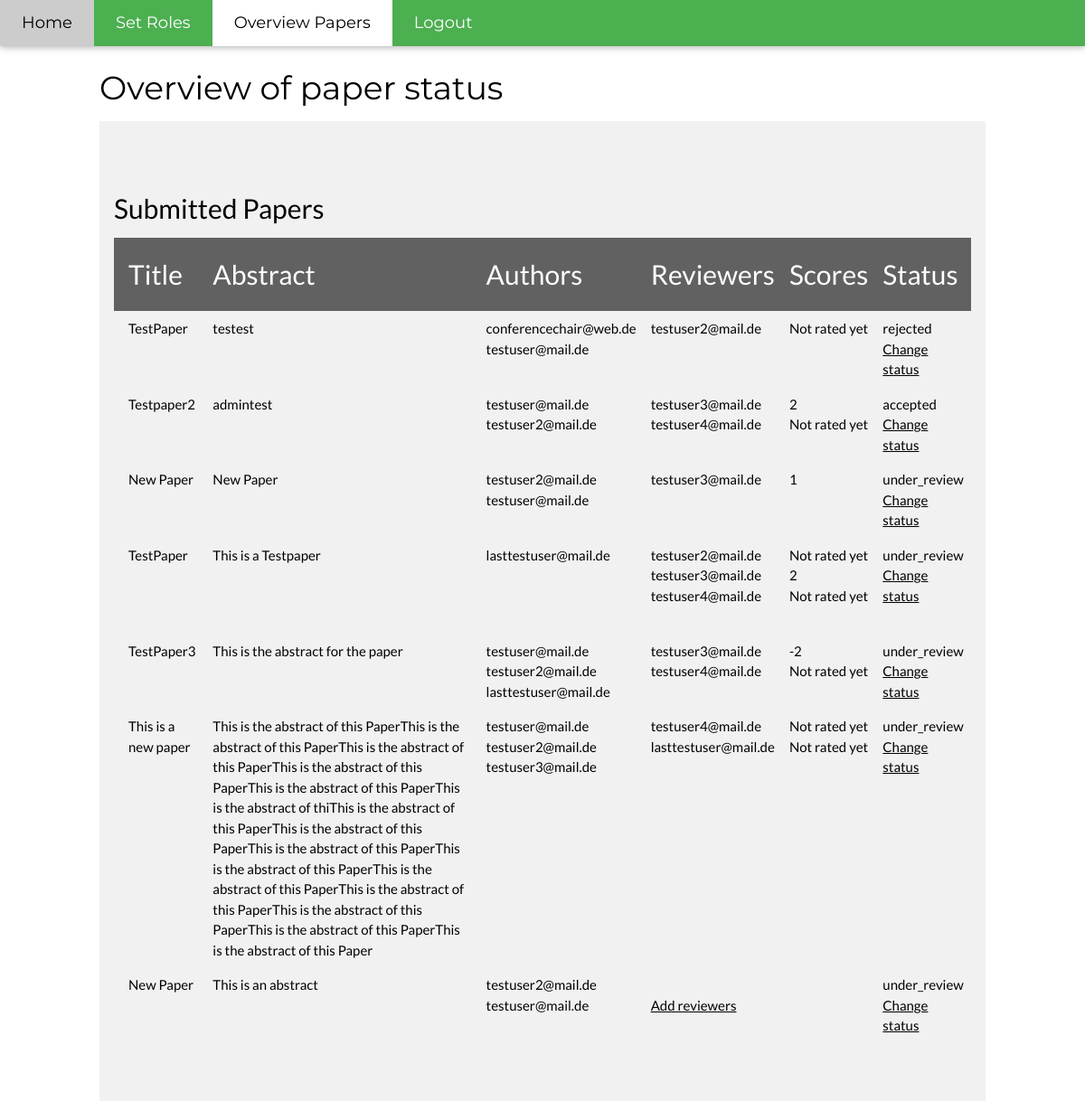
/accept_papers (signed in), run on an earlier commit of the app's database.
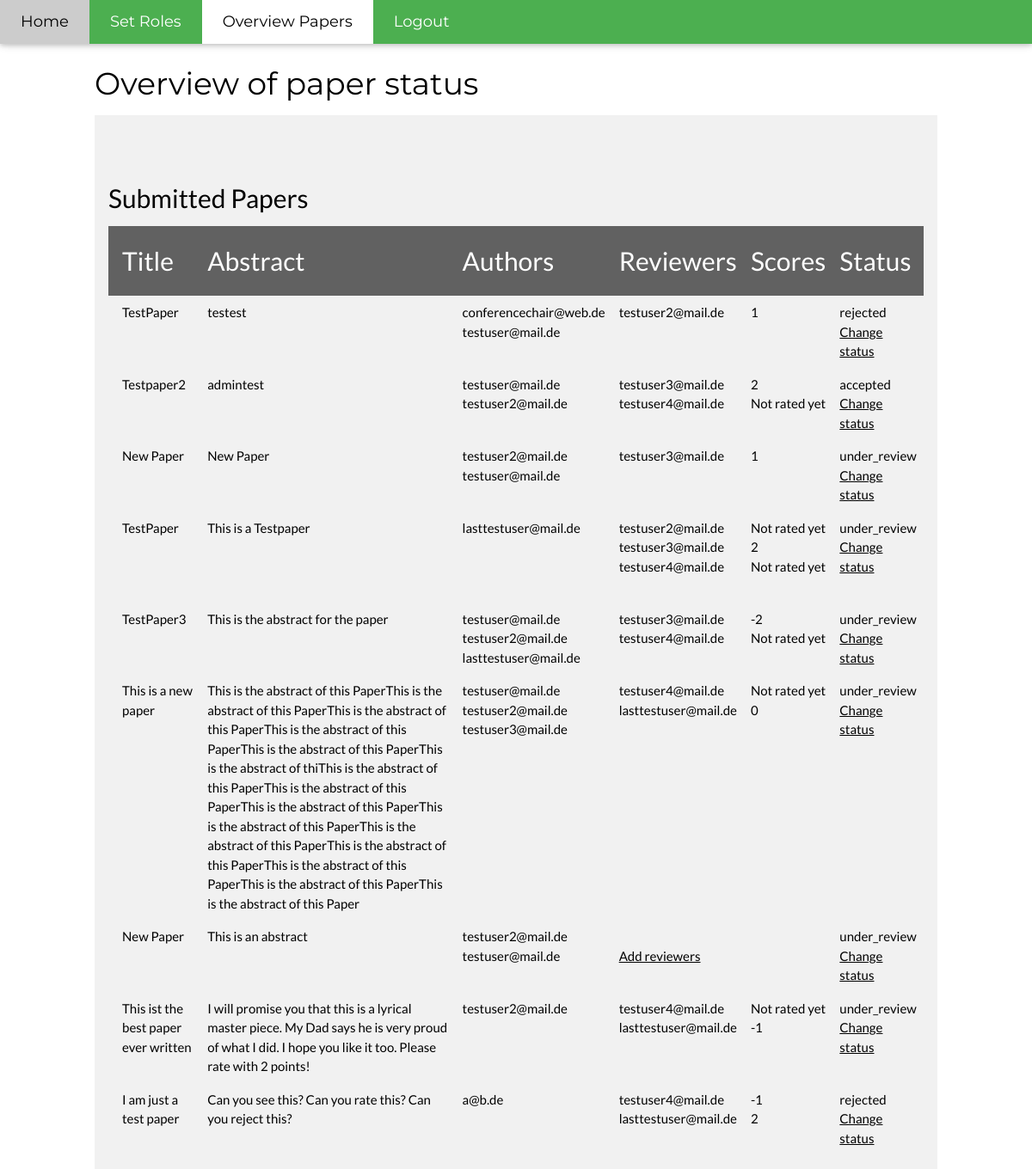
And on a later commit of the database.
### models.py (models this page shows, shortened)
class Paper(db.Model):
    __tablename__ = 'paper'
    id = db.Column(db.Integer, primary_key=True)
    status = db.Column(db.String(120), nullable=False)
    title = db.Column(db.String(120), nullable=False)
    abstract = db.Column(db.Text(500), nullable=False)
    authors = db.relationship('User', secondary=authors, lazy='subquery', backref=db.backref('papers', lazy=True))
    reviewers = db.relationship("Score", back_populates="paper")
    scores = db.relationship("Score", back_populates="paper")

class User(db.Model):
    __tablename__ = 'user'
    id = db.Column(db.Integer, primary_key=True)
    email = db.Column(db.String(120), unique=True, nullable=False)
    hashed_password = db.Column(db.String(500), nullable=False)
    is_admin = db.Column(db.Boolean, nullable=False, default=False)
    is_reviewer = db.Column(db.Boolean, nullable=False, default=False)
    scored_papers = db.relationship("Score", back_populates="reviewer")

class Score(db.Model):
    __tablename__ = "score"
    left_id = db.Column(db.Integer, db.ForeignKey('paper.id'), primary_key=True)
    right_id = db.Column(db.Integer, db.ForeignKey('user.id'), primary_key=True)
    rating = db.Column(db.Integer, default=0)
    is_rated = db.Column(db.Boolean, default=False)
    reviewer = relationship("User", back_populates="scored_papers")
    paper = relationship("Paper", back_populates="reviewers")

### app.py (the view)
@app.route('/accept_papers', methods=['GET'])
@check_authentification
@check_admin
def accept_papers():
    papers = Paper.query.all()
    if request.method == "GET":
        return render_template('accept_papers.html', papers=papers)

### helper_functions.py (called while the page is built)
def logged_in():
    return "auth_user_id" in session

@app.context_processor
def add_template_variables():
    variables = dict()
    logged_in_bool = logged_in()
    variables["logged_in"] = logged_in()
    variables["request_path"] = str(request.path)
    if logged_in_bool:
        variables["current_user"] = get_current_user()
    return variables

def check_authentification(f):
    @wraps(f)
    def decorated_function(*args, **kwargs):
        if logged_in():
            return f(*args, **kwargs)
        else:
            flash({"formField" : "success", "message" : "You do not have access to this page."}, CssClasses.ERROR)
            return redirect(url_for("login"))
    return decorated_function

def check_admin(f):
    @wraps(f)
    def decorated_function(*args, **kwargs):
        if get_current_user().is_admin:
            return f(*args, **kwargs)
        else:
            flash({"formField" : "success", "message" : "Only the conferencechair (admin) has access to this page"}, CssClasses.ERROR)
            return redirect(url_for("login"))
    return decorated_function

def get_current_user():
    return User.query.get(session["auth_user_id"])

### templates/accept_papers.html (shortened to what this page needs)
{% extends "layout.html" %}
{% block body %}
    <h1>Overview of paper status</h1>
    <div class="w3-row-padding w3-light-grey w3-padding-64 w3-container">
            <h2>Submitted Papers</h2>
            {% if papers == None %}
                <p>There are no papers to accept.</p>
            {% else %}
            <table class="w3-table">
                <thead class="w3-dark-grey">
                     <tr>
                         <td><h2>Title</h2></td>
                         <td><h2>Abstract</h2></td>
                         <td><h2>Authors</h2></td>
                         <td><h2>Reviewers</h2></td>
                         <td><h2>Scores</h2></td>
                         <td><h2>Status</h2></td>
                     </tr>
                </thead>
                {% for paper in papers %}
                    <tr>
                        <td>{{ paper.title }}</td>
                        <td>{{ paper.abstract }}</td>
                        <td>
                          {% for author in paper.authors %}
                            {{ author.email }} <br>
                          {% endfor %}
                        </td>
                        <td>
                          {% for score in paper.scores %}
                            {{ score.reviewer.email }}<br>
                          {% endfor %}<br>
                          {% if paper.reviewers|length < 1 %}
                            <a href="{{ url_for('set_reviewer', paperID=paper.id)}}">Add reviewers</a></td>
                          {% endif %}
                        </td>
                        <td>{% for score in paper.scores %}
                                {% if score.is_rated %}
                                  {{ score.rating }}
                                {% else %}
                                  Not rated yet
                                {% endif %}
                                  <br>
                            {% endfor %}
                        </td>
                        <td>
                          {{ paper.status }} <br>
                          <a href="{{ url_for('set_status', paperID=paper.id)}}">Change status</a>
                      </td>
                    </tr>
                {% endfor %}
            </table>
            {% endif %}
        </div>
{% endblock %}

### templates/layout.html (shortened to what this page needs)
<!doctype html>
<link rel="stylesheet" href="https://cdnjs.cloudflare.com/ajax/libs/font-awesome/4.7.0/css/font-awesome.min.css">
<link rel=stylesheet type=text/css href="{{ url_for('static', filename='style.css') }}">
<div class=page>
  <div class="w3-top">
  <div class="w3-bar w3-green w3-card w3-left-align w3-large">
    {% if logged_in %}
    <a href="{{ url_for('index')}}" class="w3-bar-item w3-button w3-padding-large {% if(url_for('index') == request_path)%} w3-white {% endif %}">Home</a>
      {% if current_user.is_admin %}
      <a href="{{ url_for('roles') }}" class="w3-bar-item w3-button w3-hide-small w3-padding-large w3-hover-white {% if(url_for('roles') == request_path)%} w3-white {% endif %}">Set Roles</a>
      <a href="{{ url_for('accept_papers') }}" class="w3-bar-item w3-button w3-hide-small w3-padding-large w3-hover-white {% if(url_for('accept_papers') == request_path)%} w3-white {% endif %}">Overview Papers</a>
      {% endif %}
      <a href="{{ url_for('logout') }}" class="w3-bar-item w3-button w3-hide-small w3-padding-large w3-hover-white {% if(url_for('logout') == request_path)%} w3-white {% endif %}">Logout</a>
    {% endif %}
  </div>
  </div>
    <div class="w3-content">
          {% block body %}{% endblock %}
    </div>
</div>

### static/style.css (style rules this page uses)
*,*:before,*:after { box-sizing:inherit }
a { background-color:transparent;-webkit-text-decoration-skip:objects }
h1 { font-size:36px }
h2 { font-size:30px }
h1,h2,h3,h4,h5,h6 { font-family:"Segoe UI",Arial,sans-serif;font-weight:400;margin:10px 0 }
a { color:inherit }
.w3-table,.w3-table-all { border-collapse:collapse;border-spacing:0;width:100%;display:table }
.w3-table td,.w3-table th,.w3-table-all td,.w3-table-all th { padding:8px 8px;display:table-cell;text-align:left;vertical-align:top }
.w3-table th:first-child,.w3-table td:first-child,.w3-table-all th:first-child,.w3-table-all td:first-child { padding-left:16px }
.w3-btn,.w3-button { border:none;display:inline-block;outline:0;padding:8px 16px;vertical-align:middle;overflow:hidden;text-decoration:none;color:inherit;background-color:inherit;text-align:center;cursor:pointer;white-space:nowrap }
.w3-btn,.w3-button { -webkit-touch-callout:none;-webkit-user-select:none;-khtml-user-select:none;-moz-user-select:none;-ms-user-select:none;user-select:none }
.w3-bar { width:100%;overflow:hidden }
.w3-bar .w3-bar-item { padding:8px 16px;float:left;width:auto;border:none;outline:none;display:block }
.w3-bar .w3-button { white-space:normal }
.w3-container:after,.w3-container:before,.w3-panel:after,.w3-panel:before,.w3-row:after,.w3-row:before,.w3-row-padding:after,.w3-row-padding:before, .w3-cell-row:before,.w3-cell-row:after,.w3-clear:after,.w3-clear:before,.w3-bar:before,.w3-bar:after { content:"";display:table;clear:both }
.w3-content { max-width:980px;margin:auto }
.w3-top,.w3-bottom { position:fixed;width:100%;z-index:1 }
.w3-top { top:0 }
.w3-row-padding,.w3-row-padding>.w3-half,.w3-row-padding>.w3-third,.w3-row-padding>.w3-twothird,.w3-row-padding>.w3-threequarter,.w3-row-padding>.w3-quarter,.w3-row-padding>.w3-col { padding:0 8px }
.w3-container,.w3-panel { padding:0.01em 16px }
.w3-card,.w3-card-2 { box-shadow:0 2px 5px 0 rgba(0,0,0,0.16),0 2px 10px 0 rgba(0,0,0,0.12) }
.w3-large { font-size:18px!important }
.w3-left-align { text-align:left!important }
.w3-padding-large { padding:12px 24px!important }
.w3-padding-64 { padding-top:64px!important;padding-bottom:64px!important }
.w3-green,.w3-hover-green:hover { color:#fff!important;background-color:#4CAF50!important }
.w3-white,.w3-hover-white:hover { color:#000!important;background-color:#fff!important }
.w3-light-grey,.w3-hover-light-grey:hover,.w3-light-gray,.w3-hover-light-gray:hover { color:#000!important;background-color:#f1f1f1!important }
.w3-dark-grey,.w3-hover-dark-grey:hover,.w3-dark-gray,.w3-hover-dark-gray:hover { color:#fff!important;background-color:#616161!important }

### templates/layout.html (style rules this page uses)
body,h1,h2,h3,h4,h5,h6 { font-family: "Lato", sans-serif }
.w3-bar,h1,button { font-family: "Montserrat", sans-serif }
.w3-content { margin-top: 70px }

What changed in the data, as far as the page shows it:
changed Score (number 1 of 15 on the later page): rating (not shown) → "1"; no longer shows "Not rated yet"
changed Score (number 11 of 15 on the later page): rating (not shown) → "0"; no longer shows "Not rated yet"
added Paper: title "This ist the best paper ever written", abstract "I will promise you that this is a lyrical master piece. My Dad says he is very proud of what I did. I hope you like it too. Please rate with 2 points!", status "under_review", User (email "testuser2@mail.de")
added Score: reviewer.email "testuser4@mail.de", is_rated "Not rated yet"
added Score: reviewer.email "lasttestuser@mail.de", rating "-1"
added Paper: title "I am just a test paper", abstract "Can you see this? Can you rate this? Can you reject this?", status "rejected"
added User: email "a@b.de", shown under "I am just a test paper"
added Score: reviewer.email "testuser4@mail.de", rating "-1"
added Score: reviewer.email "lasttestuser@mail.de", rating "2"
